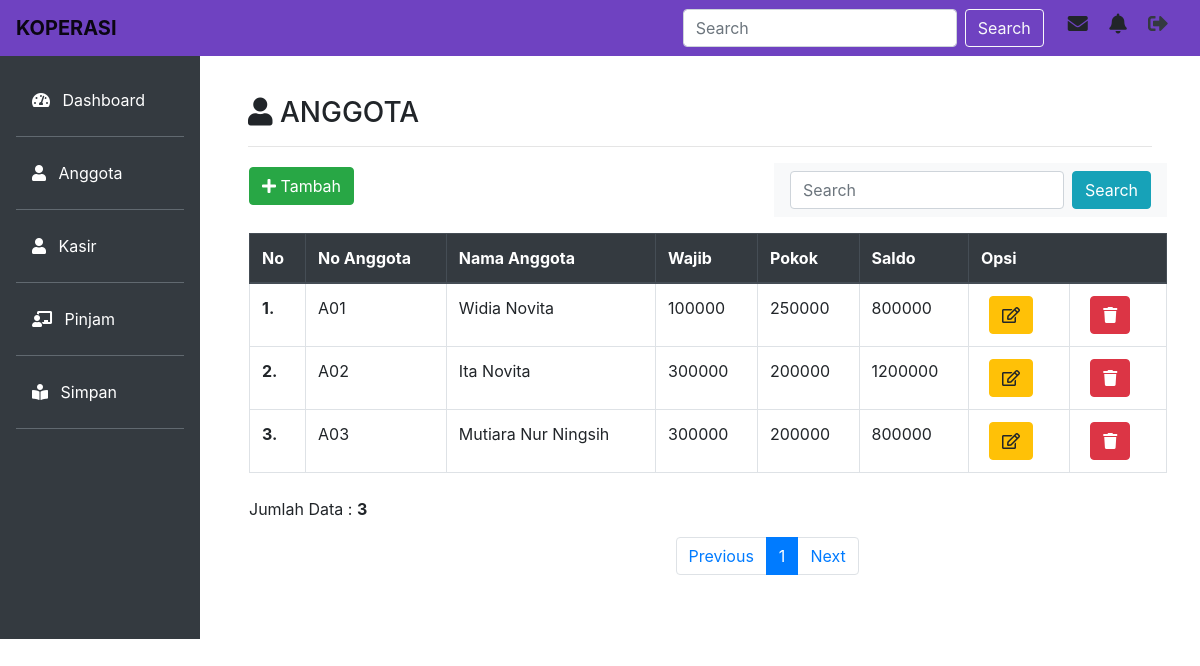
Page /anggota/index.php on the committed database.
### tables this page shows
CREATE TABLE IF NOT EXISTS `tbl_anggota` (
  `no_anggota` char(10) NOT NULL,
  `nama` varchar(30) NOT NULL,
  `wajib` varchar(35) NOT NULL,
  `pokok` varchar(35) NOT NULL,
  `saldo` int(11) NOT NULL
);

### anggota/index.php (the view, shortened to what this page needs)
<!doctype html>
<html lang="en">
  <head>
    <link rel="stylesheet" href="https://cdn.jsdelivr.net/npm/bootstrap@4.6.0/dist/css/bootstrap.min.css">
    <link rel="stylesheet" type="text/css" href="../assets/fontawesome-free/css/all.min.css">
  </head>
  <body>
    <nav class="navbar navbar-expand-lg navbar-light fixed-top" style="background-color: #6f42c1;">
      <a class="navbar-brand" href="#">
        <b>KOPERASI</b>
      </a>
      <form class="form-inline my-2 my-lg-0 ml-auto">
        <input class="form-control mr-sm-2" type="search" placeholder="Search" aria-label="Search">
        <button class="btn btn-outline-light my-2 my-sm-0" type="submit">Search</button>
      </form>
      <div class="icon ml-4">
        <h5>
          <i class="fas fa-envelope mr-3" data-toggle="tooltip" title="Inbox"></i>
          <i class="fas fa-bell mr-3" data-toggle="tooltip" title="Notification"></i>
          <a href="../logout.php"><i class="fas fa-sign-out-alt mr-3 text-dark" data-toggle="tooltip" title="Log Out"></i></a>
        </h5>
      </div>
    </nav>
    <div class="row no-gutters mt-5">
      <div class="col-md-2 bg-dark mt-2 pr-3 pt-4">
        <ul class="nav flex-column ml-3 mb-5">
          <li class="nav-item">
            <a class="nav-link active text-white" href="../dashboard.php"><i class="fas fa-tachometer-alt mr-2"></i> Dashboard</a><hr class="bg-secondary">
          </li>
          <li class="nav-item">
            <a class="nav-link text-white" href="index.php"><i class="fas fa-user mr-2"></i> Anggota</a><hr class="bg-secondary">
          </li>
          <li class="nav-item">
            <a class="nav-link text-white" href="../kasir/index.php"><i class="fas fa-user mr-2"></i> Kasir</a><hr class="bg-secondary">
          </li>
          <li class="nav-item">
            <a class="nav-link text-white" href="../pinjam/index.php"><i class="fas fa-chalkboard-teacher mr-2"></i> Pinjam</a><hr class="bg-secondary">
          </li>
          <li class="nav-item">
            <a class="nav-link text-white" href="../simpan/index.php"><i class="fas fa-book-reader mr-2"></i> Simpan</a><hr class="bg-secondary">
          </li>
        </ul>
      </div>
      <div class="col-md-10 p-5 pt-4">
        <h3><i class="fas fa-user"></i> ANGGOTA</h3><hr>
        <div class="row">
          <div class="button-tambah ml-3 mt-1">
            <a class="btn btn-success" href="tambah.php" role="button"><i class="fas fa-plus"></i> Tambah</a>
          </div>
          <nav class="navbar navbar-light bg-light ml-auto">
            <form class="form-inline" action="" method="post">
              <input class="form-control mr-sm-2" type="text" placeholder="Search" aria-label="Search" name="cari">
              <button class="btn btn-info" type="submit">Search</button>
            </form>
          </nav>
          <div class="table-responsive mt-3 ml-3">
            <table class="table table-bordered">
              <thead class="thead-dark">
                <tr>
                  <th scope="col">No</th>
                  <th scope="col">No Anggota</th>
                  <th scope="col">Nama Anggota</th>
                  <th scope="col">Wajib</th>
                  <th scope="col">Pokok</th>
                  <th scope="col">Saldo</th>
                  <th colspan="2" scope="col">Opsi</th>
                </tr>
              </thead>
              <tbody>
                <?php
                include '../koneksi.php';
                $batas = 5;
                $hal = @$_GET['hal'];
                if(empty($hal)){
                  $posisi = 0;
                  $hal = 1;
                } else {
                  $posisi = ($hal - 1) * $batas;
                }
                $no = 1;
                if($_SERVER['REQUEST_METHOD'] == "POST") {
                  $cari = trim(mysqli_real_escape_string($con, $_POST['cari']));
                  if($cari != ''){
                    $sql = "SELECT * FROM tbl_anggota where nama like '%$cari%'";
                    $query = $sql;
                    $queryJml = $sql;
                  } else {
                    $query = "SELECT * FROM tbl_anggota LIMIT $posisi, $batas";
                    $queryJml = "SELECT * FROM tbl_anggota";
                    $no = $posisi + 1;
                  }
                } else {
                  $query = "SELECT * FROM tbl_anggota LIMIT $posisi, $batas";
                  $queryJml = "SELECT * FROM tbl_anggota";
                  $no = $posisi + 1;
                }
                $prev = $hal - 1;
                $next = $hal + 1;
                $sql_anggota = mysqli_query($con, $query) or die (mysqli_error($con));
                if(mysqli_num_rows($sql_anggota) > 0){
                  while($d = mysqli_fetch_array($sql_anggota)) { ?>
                <tr>
                  <th scope="row"><?php echo $no++; ?>.</th>
                  <td><?php echo $d['no_anggota']; ?></td>
                  <td><?php echo $d['nama']; ?></td>
                  <td><?php echo $d['wajib']; ?></td>
                  <td><?php echo $d['pokok']; ?></td>
                  <td><?php echo $d['saldo']; ?></td>
                  <td>
                    <a class="btn btn-warning ml-2 mr-2" href="edit.php?no=<?php echo $d['no_anggota']; ?>" role="button"><i class="far fa-edit"></i></a>
                  </td>
                  <td>
                    <a class="btn btn-danger ml-2 mr-2" href="hapus.php?no=<?php echo $d['no_anggota']; ?>" role="button"><i class="fas fa-trash"></i></a>
                  </td>
                </tr>
                <?php
                  }
                } else {
                  echo "<tr><td colspan=\"13\" align=\"center\">Data tidak ditemukan</td></tr>";
                }
                ?>
              </tbody>
            </table>
          </div>
          <?php
          if(isset($_POST['cari'])) {
            echo "<div class=\"cr ml-3\" style=\"float:left;\">";
              $jml = mysqli_num_rows(mysqli_query($con, $queryJml));
              echo "Data Hasil Pencarian : <b>$jml</b>";
              echo "</div>";
          } else {
          ?>
            <div class="pg ml-3 pt-2" style="float:left;">
              <?php
              $jml = mysqli_num_rows(mysqli_query($con, $queryJml));
              echo "Jumlah Data : <b>$jml</b>";
              ?>
            </div>
            <div class="page mt-5 mx-auto">
              <nav aria-label="Page navigation example">
                <ul class="pagination justify-content-center">
                  <li class="page-item">
                    <a class="page-link" <?php if($hal > 1){ echo "href='?hal=$prev'"; } ?> tabindex="-1" aria-disabled="true">Previous</a>
                  </li>
                  <?php
                  $jml_hal = ceil($jml / $batas);
                  for($x=1;$x<=$jml_hal;$x++) {
                    if ($x != $hal) {
                  ?>
                  <li class="page-item"><a class="page-link" href="?hal=<?php echo $x ?>"><?php echo $x; ?></a></li>
                  <?php
                  }
                  else {
                  ?>
                  <li class="page-item active"><a class="page-link"><?php echo $x; ?></a></li>
                  <?php } } ?>
                  <li class="page-item">
                    <a class="page-link" <?php if($hal < $jml_hal) { echo "href='?hal=$next'"; } ?>>Next</a>
                  </li>
                </ul>
              </nav>
            </div>
          <?php } ?>
        </div>
      </div>
    </div>
  </body>
</html>

### rows in the picture
tbl_anggota: no_anggota "A01", nama "Widia Novita", wajib "100000", pokok "250000", saldo "800000"
tbl_anggota: no_anggota "A02", nama "Ita Novita", wajib "300000", pokok "200000", saldo "1200000"
tbl_anggota: no_anggota "A03", nama "Mutiara Nur Ningsih", wajib "300000", pokok "200000", saldo "800000"

### other values in the picture
$jml "3"
